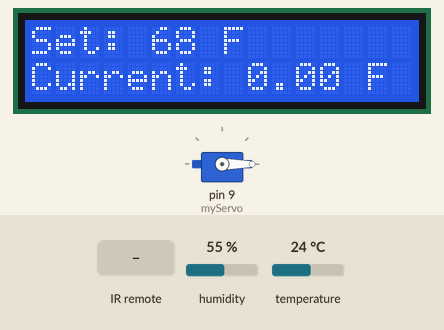
This sketch was run on a simulated Arduino Uno, built with avr-gcc and run on an emulated ATmega328P. Shown: 16×2 character LCD, servo. The test bench sets the inputs (shaded band); at power-on: temperature 24 °C, humidity 55 %. What the sketch prints to the serial monitor is not drawn.

Above: at 1.2 s.
1.3 s: infrared code 0xFF629D received
At 5.4 s:
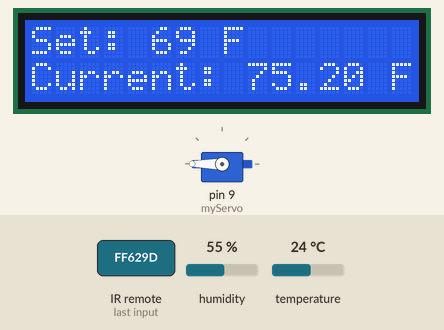
6.6 s: temperature set to 21 °C
At 11.2 s:
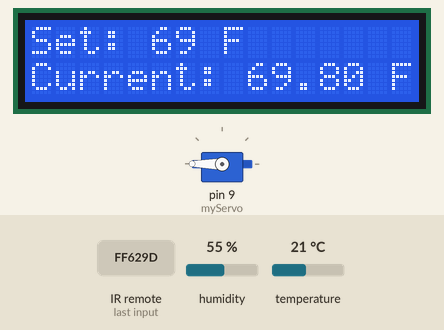
11.7 s: temperature set to 18 °C
At 15.4 s:
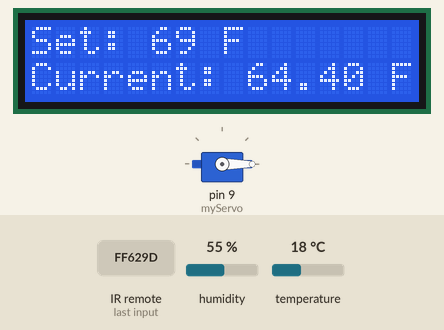
16.5 s: infrared code 0xFFA857 received
18.0 s: temperature set to 12 °C
At 21.2 s:
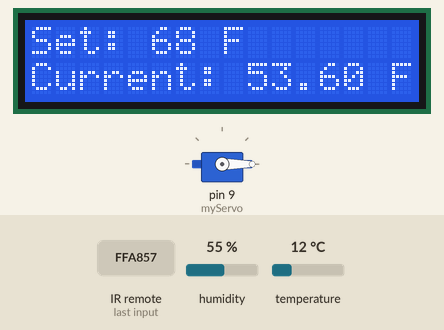
Timing chart, 0 to 22.7 s (numbered marks = the images above; inputs shaded):
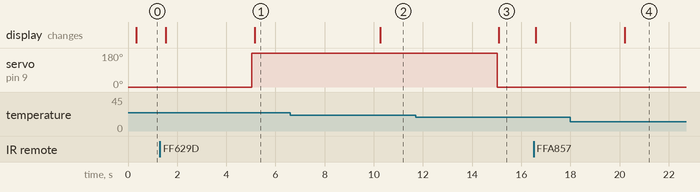

Measured:
- the behaviour switches between 20 and 19 °C on temperature (found by bisection; images 2 and 3)
- after the input at 1.3 s, the display: first changes after 0.24 s (image 1 shows a later state)
- after the input at 6.6 s, the display: changes after 3.7 s (image 2)
- after the input at 11.7 s, servo on pin 9 (myServo): 180° → 0° after 3.3 s; the display: changes after 3.4 s (image 3)
- after the input at 18.0 s, the display: changes after 2.2 s (image 4)

The sketch:

AutomaticACForWindowUnit.ino
```cpp
#include <DHT.h>
#include <Wire.h>
#include <LiquidCrystal_I2C.h>
#define IR_USE_AVR_TIMER2
#include <Servo.h>
#include <IRremote.h>

//Pinout
const int IR_SENSOR = 11;
const int DHT_PIN = 10;

//objects
LiquidCrystal_I2C lcd(0x27, 16, 2);
DHT dht(DHT_PIN, DHT11);
IRrecv irrecv(IR_SENSOR);
decode_results results;
Servo myServo;

int setTemp = 68;
float temp = 0.0;
int hum = 0;
int pos = 0;
int speed = 3;
unsigned long lastDHTRead = millis();
unsigned long lastScreenUpdate = millis();

void setup() {
  //serial connection for debugging
  Serial.begin(9600);

  //initialize temp sensor
  dht.begin();

  //initialize lcd screen
  Wire.begin();
  lcd.init();
  lcd.backlight();
  writeToScreen();

  //initialize IR rx
  irrecv.enableIRIn();
  myServo.write(pos);
  myServo.attach(9);
}

void loop() {
  unsigned long currentMillis = millis();
  if (currentMillis - lastDHTRead > 5000) {
    lastDHTRead = millis();

    temp = dht.readTemperature(true);
    hum = dht.readHumidity();

    if (isnan(hum) || isnan(temp)) {
      return;
    }
  }
  writeToScreen();
  if (irrecv.decode(&results)) {
    Serial.println(results.value, HEX);
    newTemp();
    changeTemp();
    irrecv.resume();
  }
  changeTemp();
}

void writeToScreen() {
  unsigned long current = millis();
  if (current - lastScreenUpdate > 300) {
    lastScreenUpdate = current;
    lcd.setCursor(0, 0);
    lcd.print("Set: ");
    lcd.print(setTemp);
    lcd.print(" F");
    lcd.print("       ");
    lcd.setCursor(0, 1);
    lcd.print("Current: ");
    lcd.print(temp);
    lcd.print(" F");
  }
}

void newTemp() {
  switch(results.value) {
    case 0xFF629D: //up
      setTemp += 1;
      writeToScreen();
      break;
    case 0xFFA857:
      setTemp -= 1;
      writeToScreen();
      break;
    default:
      break;
  }
}

void changeTemp() {
  if (temp > (float)setTemp + 1.0) {
    pos = 180;
    myServo.write(pos);
  } else if (temp < (float)setTemp - 1.0) {
    pos = 0;
    myServo.write(pos);
  } else {
    //do nothing
  }
}
```
